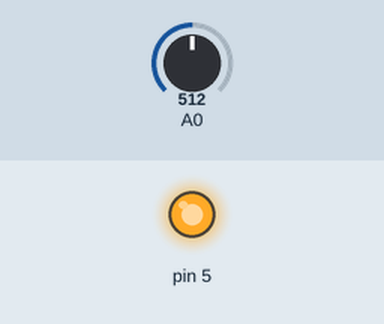
Bench run of a sketch on a simulated Arduino Uno, built with avr-gcc and run on an emulated ATmega328P. Shown: output pins drawn as LEDs (lit = HIGH). The inputs (shaded band) are chosen by the test bench; at power-on: A0 = 512. What the sketch prints to the serial monitor is not drawn.

Above: at 12.8 s.
12.9 s: A0 set to 0
26.9 s: A0 set to 1023
Timing chart, 0 to 29.9 s (numbered marks = the images above; inputs shaded):
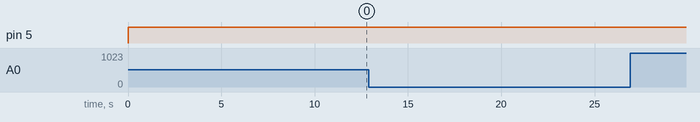

Measured:
- after the input at 12.9 s, every drawn part: stays the same
- after the input at 26.9 s, every drawn part: stays the same

The sketch:

testTransistor.ino
```cpp
void setup() {
  Serial.begin(115200);
  pinMode(5, OUTPUT);
}

void loop() {
  digitalWrite(5, HIGH);
  delay(1000 * 5);
  float mq7_value = analogRead(A0);
  //digitalWrite(4, LOW);
  float mq7_volt = (float)mq7_value / 1024 * 5.0;
  float mq7_gas = (5.0 - mq7_volt) / mq7_volt;
  float mq7_ratio = mq7_gas / 0.18;
  float mq7_hold = 24.671324557143727 / (mq7_ratio - 0.021209244624595787);
  float mq7_ppm = pow(mq7_hold, (1 / 0.7));
  Serial.println(mq7_ratio);
  Serial.println(mq7_ppm);
  delay(2000);
}
```
